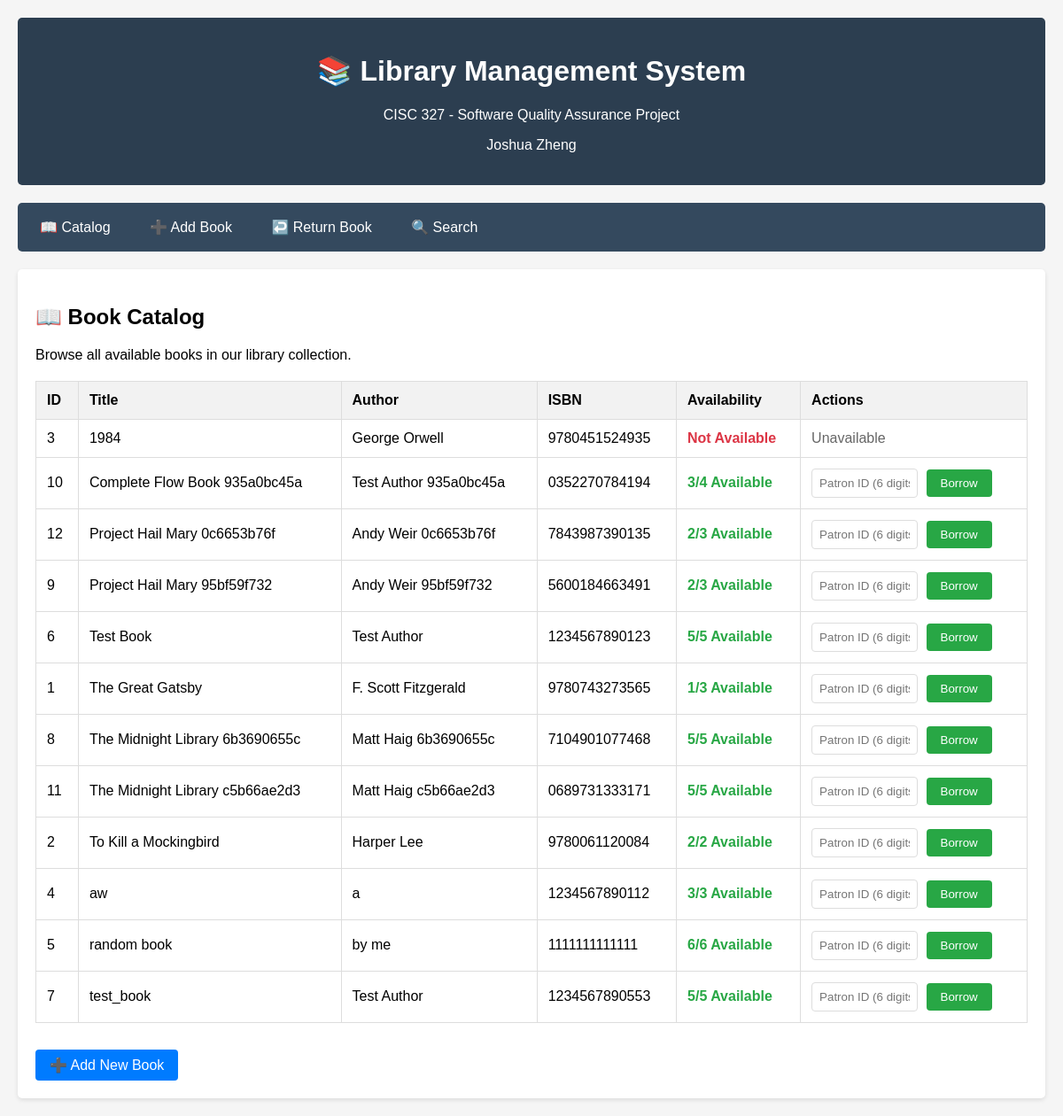
The app's page /catalog, older data.
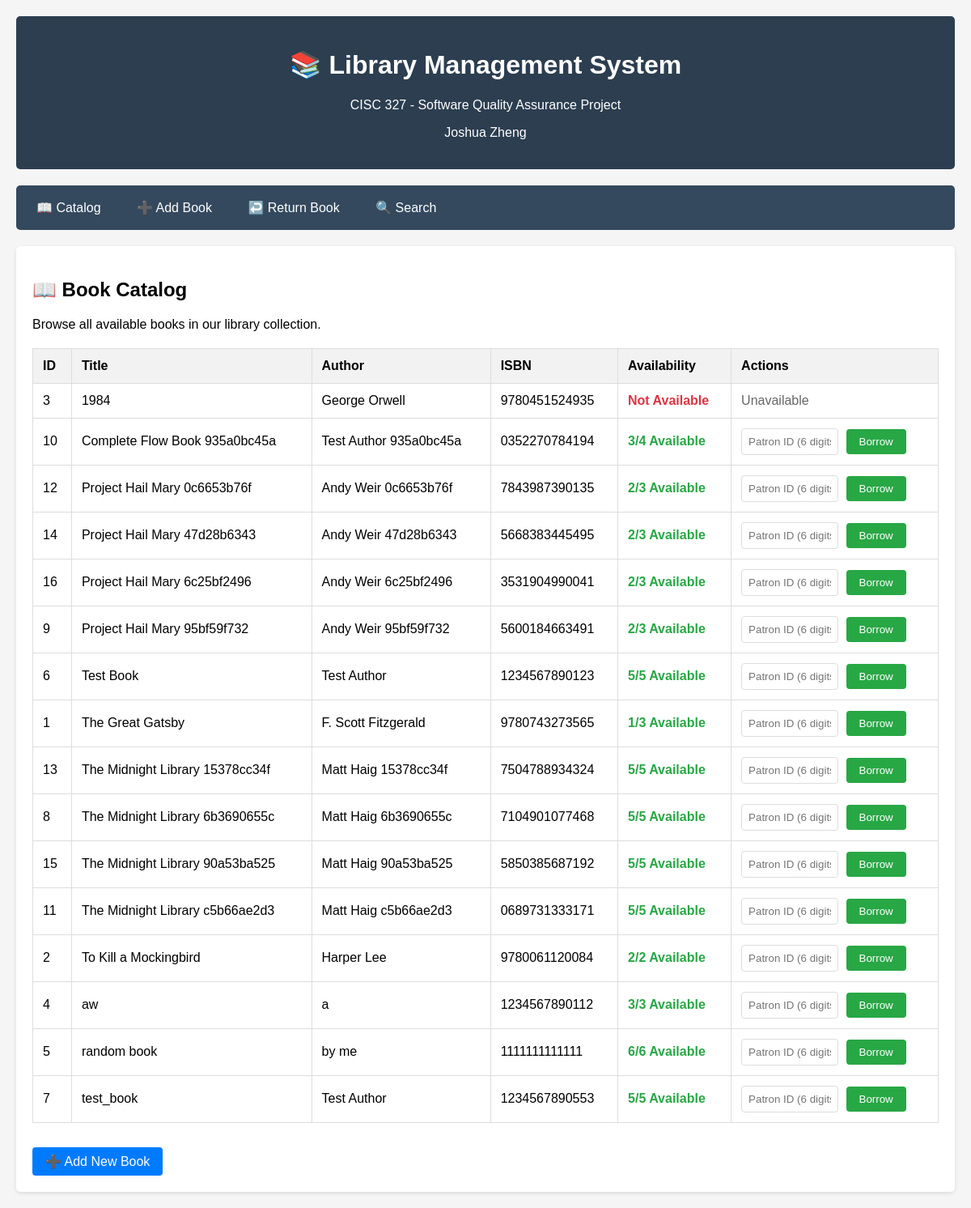
The same page, newer data.
### tables this page shows
CREATE TABLE books (
            id INTEGER PRIMARY KEY AUTOINCREMENT,
            title TEXT NOT NULL,
            author TEXT NOT NULL,
            isbn TEXT UNIQUE NOT NULL,
            total_copies INTEGER NOT NULL,
            available_copies INTEGER NOT NULL
        );

### routes/catalog_routes.py (the view)
@catalog_bp.route('/catalog')
def catalog():
    books = get_all_books()
    return render_template('catalog.html', books=books)

### database.py (called while the page is built)
def get_db_connection():
    conn = sqlite3.connect(DATABASE)
    conn.row_factory = sqlite3.Row  # This enables column access by name
    return conn

def get_all_books() -> List[Dict]:
    conn = get_db_connection()
    books = conn.execute('SELECT * FROM books ORDER BY title').fetchall()
    conn.close()
    return [dict(book) for book in books]

### templates/catalog.html (shortened to what this page needs)
{% extends "base.html" %}
{% block content %}
<h2>📖 Book Catalog</h2>
<p>Browse all available books in our library collection.</p>
{% if books %}
<table>
    <thead>
        <tr>
            <th>ID</th>
            <th>Title</th>
            <th>Author</th>
            <th>ISBN</th>
            <th>Availability</th>
            <th>Actions</th>
        </tr>
    </thead>
    <tbody>
        {% for book in books %}
        <tr>
            <td>{{ book.id }}</td>
            <td>{{ book.title }}</td>
            <td>{{ book.author }}</td>
            <td>{{ book.isbn }}</td>
            <td>
                {% if book.available_copies > 0 %}
                    <span class="status-available">{{ book.available_copies }}/{{ book.total_copies }} Available</span>
                {% else %}
                    <span class="status-unavailable">Not Available</span>
                {% endif %}
            </td>
            <td>
                {% if book.available_copies > 0 %}
                    <form method="POST" action="{{ url_for('borrowing.borrow_book') }}" style="display: inline;">
                        <input type="text" name="patron_id" placeholder="Patron ID (6 digits)"
                               pattern="[0-9]{6}" maxlength="6" required style="width: 120px; margin-right: 5px;">
                        <button type="submit" class="btn btn-success">Borrow</button>
                    </form>
                {% else %}
                    <span style="color: #666;">Unavailable</span>
                {% endif %}
            </td>
        </tr>
        {% endfor %}
    </tbody>
</table>
{% else %}
<div style="text-align: center; padding: 40px; color: #666;">
    <h3>No books in catalog</h3>
    <p>The library catalog is empty. <a href="{{ url_for('catalog.add_book') }}">Add the first book</a> to get started.</p>
</div>
{% endif %}
<div style="margin-top: 30px;">
    <a href="{{ url_for('catalog.add_book') }}" class="btn">➕ Add New Book</a>
</div>
{% endblock %}

### templates/base.html (shortened to what this page needs)
<!DOCTYPE html>
<html lang="en">
<head>
</head>
<body>
    <div class="header">
        <h1>📚 Library Management System</h1>
        <p>CISC 327 - Software Quality Assurance Project</p>
        <p>Joshua Zheng</p>
    </div>
    <div class="nav">
        <a href="{{ url_for('catalog.catalog') }}">📖 Catalog</a>
        <a href="{{ url_for('catalog.add_book') }}">➕ Add Book</a>
        <a href="{{ url_for('borrowing.return_book') }}">↩️ Return Book</a>
        <a href="{{ url_for('search.search_books') }}">🔍 Search</a>
    </div>
    <div class="content">
        {% block content %}{% endblock %}
    </div>
</body>
</html>

### templates/base.html (style rules this page uses)
body { font-family: Arial, sans-serif; max-width: 1200px; margin: 0 auto; padding: 20px; background-color: #f5f5f5; }
.header { background-color: #2c3e50; color: white; padding: 20px; text-align: center; margin-bottom: 20px; border-radius: 5px; }
.nav { background-color: #34495e; padding: 10px; margin-bottom: 20px; border-radius: 5px; }
.nav a { color: white; text-decoration: none; padding: 8px 15px; margin-right: 10px; border-radius: 3px; display: inline-block; }
.content { background-color: white; padding: 20px; border-radius: 5px; box-shadow: 0 2px 5px rgba(0,0,0,0.1); }
table { width: 100%; border-collapse: collapse; margin-top: 20px; }
th, td { border: 1px solid #ddd; padding: 12px; text-align: left; }
th { background-color: #f2f2f2; font-weight: bold; }
.btn { background-color: #007bff; color: white; padding: 8px 16px; border: none; border-radius: 4px; cursor: pointer; text-decoration: none; display: inline-block; }
.btn-success { background-color: #28a745; }
input[type="text"], input[type="number"], select { width: 100%; padding: 8px; border: 1px solid #ddd; border-radius: 4px; box-sizing: border-box; }
.status-available { color: #28a745; font-weight: bold; }
.status-unavailable { color: #dc3545; font-weight: bold; }

Row changes from the older to the newer data that the page shows:
added books: id "14", title "Project Hail Mary 47d28b6343", author "Andy Weir 47d28b6343", isbn "5668383445495", available_copies "2", total_copies "3"
added books: id "16", title "Project Hail Mary 6c25bf2496", author "Andy Weir 6c25bf2496", isbn "3531904990041", available_copies "2", total_copies "3"
added books: id "13", title "The Midnight Library 15378cc34f", author "Matt Haig 15378cc34f", isbn "7504788934324", available_copies "5", total_copies "5"
added books: id "15", title "The Midnight Library 90a53ba525", author "Matt Haig 90a53ba525", isbn "5850385687192", available_copies "5", total_copies "5"
